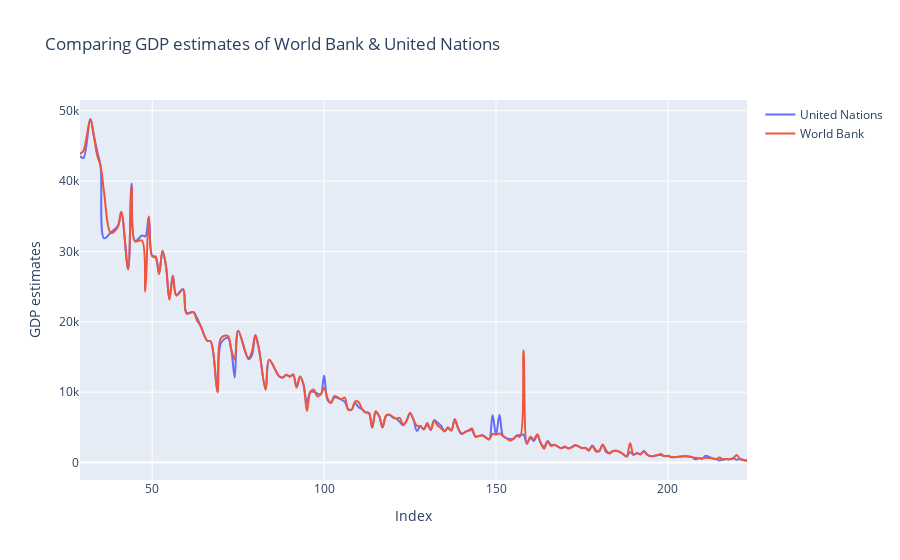

The code cell stored with this chart in its notebook:
### Markdown cell above
Line plot to compare the GDP data estimates from the 'World Bank' and 'United Nations' columns, identifying any similarities between the two datasets.

### Code cell
# Line plot to explore relationship between two columns

fig = go.Figure()

fig.add_trace(go.Scatter(x=df.index, mode='lines', y=df['United Nations'], name='United Nations', line_shape='spline'))
fig.add_trace(go.Scatter(x=df.index, mode='lines', y=df['World Bank'], name='World Bank', line_shape='spline'))

fig.update_layout(title='Comparing GDP estimates of World Bank & United Nations', xaxis_title='Index', yaxis_title='GDP estimates')

iplot(fig)

### Figure 1 — Plotly figure (JSON) as saved in the notebook; plotly's stock layout.template omitted (floating-point values rounded to 4 significant figures; data arrays with more than 128 entries replaced by an {"elided": "..."} marker saying what was removed)
{"data": [{"line": {"shape": "spline"}, "mode": "lines", "name": "United Nations", "x": {"elided": "176 int values"}, "y": {"elided": "176 int values"}, "type": "scatter"}, {"line": {"shape": "spline"}, "mode": "lines", "name": "World Bank", "x": {"elided": "176 int values"}, "y": {"elided": "176 int values"}, "type": "scatter"}], "layout": {"title": {"text": "Comparing GDP estimates of World Bank & United Nations"}, "xaxis": {"title": {"text": "Index"}, "type": "linear", "range": [29, 223], "autorange": true}, "yaxis": {"title": {"text": "GDP estimates"}, "type": "linear", "range": [-2478.0, 51520.0], "autorange": true}, "autosize": true}}
